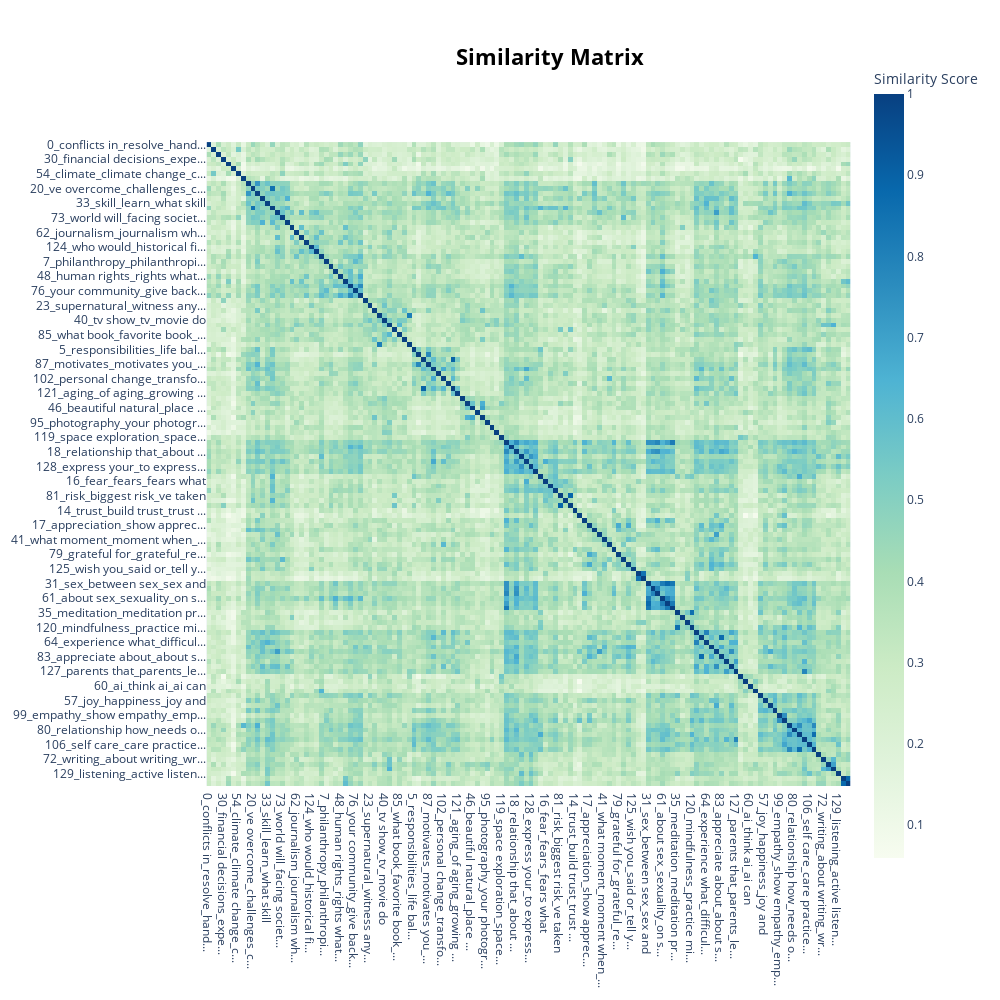

Notebook cell for this chart:
### Code cell
topic_model.visualize_heatmap(n_clusters=20, width=1000, height=1000)

### Figure 1 — Plotly figure (JSON) as saved in the notebook; plotly's stock layout.template omitted (floating-point values rounded to 4 significant figures; data arrays with more than 128 entries replaced by an {"elided": "..."} marker saying what was removed)
{"data": [{"coloraxis": "coloraxis", "hovertemplate": "x: %{x}<br>y: %{y}<br>Similarity Score: %{z}<extra></extra>", "name": "0", "type": "heatmap", "x": {"elided": "132 str values"}, "xaxis": "x", "y": {"elided": "132 str values"}, "yaxis": "y", "z": {"elided": "132x132 float values"}}], "layout": {"coloraxis": {"colorbar": {"title": {"text": "Similarity Score"}}, "colorscale": [[0, "rgb(247,252,240)"], [0.125, "rgb(224,243,219)"], [0.25, "rgb(204,235,197)"], [0.375, "rgb(168,221,181)"], [0.5, "rgb(123,204,196)"], [0.625, "rgb(78,179,211)"], [0.75, "rgb(43,140,190)"], [0.875, "rgb(8,104,172)"], [1, "rgb(8,64,129)"]]}, "height": 1000, "hoverlabel": {"bgcolor": "white", "font": {"family": "Rockwell", "size": 16}}, "legend": {"title": {"text": "Trend"}}, "margin": {"t": 60}, "showlegend": true, "title": {"font": {"color": "Black", "size": 22}, "text": "<b>Similarity Matrix</b>", "x": 0.55, "xanchor": "center", "y": 0.95, "yanchor": "top"}, "width": 1000, "xaxis": {"anchor": "y", "constrain": "domain", "domain": [0, 1], "scaleanchor": "y"}, "yaxis": {"anchor": "x", "autorange": "reversed", "constrain": "domain", "domain": [0, 1]}}}
